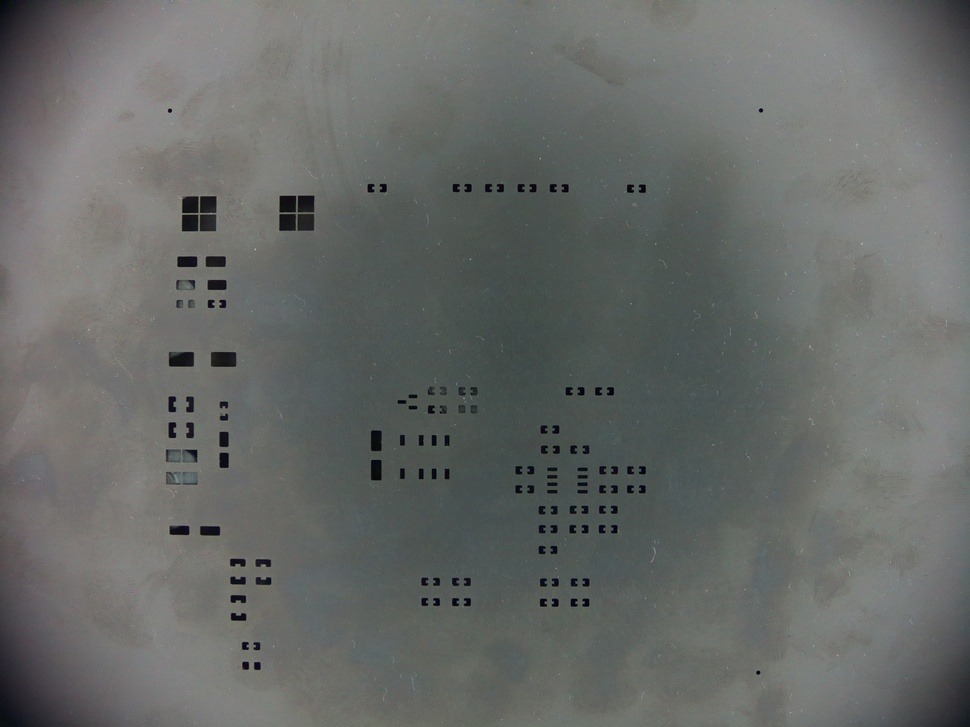
#> input picture Platinenprojekt/pictures/stencil.jpg, 970 x 727 px, shrunk from 4056 x 3040 before the run, found by its file name
$ python umwandlung_schablone_annika.py
#> lines starting #> are read from the running program, lines starting #| are printed output that depends on the picture; after the words box and inside, x2 and y2 are one past the last pixel; in counts of white or black regions, pixels touching at a corner belong together
import cv2
import os

def convert_to_black_white(image_path, threshold=100):
    """
    Konvertiert ein Bild in ein Schwarz-Weiß-Bild.
    Helle Bereiche (Pixelwerte > threshold) werden Weiß, der Rest wird Schwarz.

    :param image_path: Pfad zum Eingabebild
    :param threshold: Schwellenwert für die Helligkeit
    """
#> called with threshold = 100
    # Lade das Bild
    image = cv2.imread(image_path, cv2.IMREAD_GRAYSCALE)
#> image: shape (727, 970); min 0, max 188, mean 104.7
    if image is None:
        print(f"Fehler: Bild {image_path} konnte nicht geladen werden.")
        return

    # Wende den Threshold an
    _, black_white = cv2.threshold(image, threshold, 255, cv2.THRESH_BINARY)
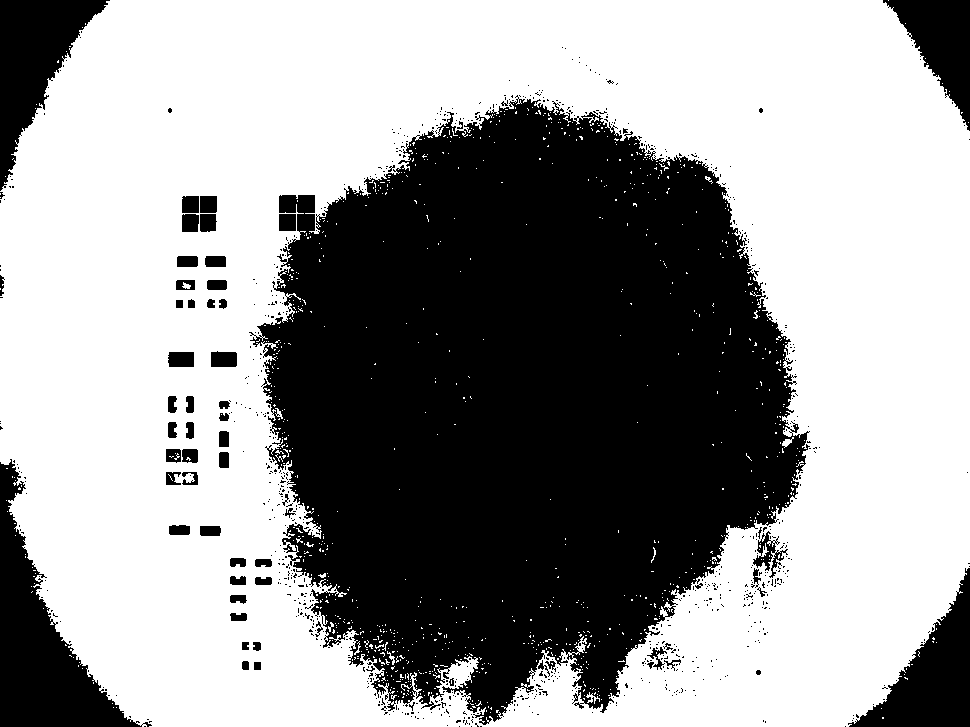
#> black_white: shape (727, 970); 59.8% white; 866 black regions (803 under 20 px), largest, box (x1, y1, x2, y2) and area: (249, 95, 810, 725) 237494, (0, 459, 152, 727) 13935, (0, 0, 110, 191) 9026

    # Erzeuge einen neuen Dateinamen mit angehängter Endung
    base_name, ext = os.path.splitext(image_path)
    output_path = f"{base_name}_bw{ext}"

    # Speichere das Schwarz-Weiß-Bild
    cv2.imwrite(output_path, black_white)
    print(f"Schwarz-Weiß-Bild gespeichert als: {output_path}")

    # [7 lines of commented-out code are left out]
if __name__ == "__main__":
    # Pfade anpassen
    input_image = "/home/pi/Desktop/Platinenprojekt/pictures/stencil.jpg"  # Eingabebild
    convert_to_black_white(input_image, threshold=100)

$ run again, with Platinenprojekt/pictures/pcb.jpg copied over Platinenprojekt/pictures/stencil.jpg
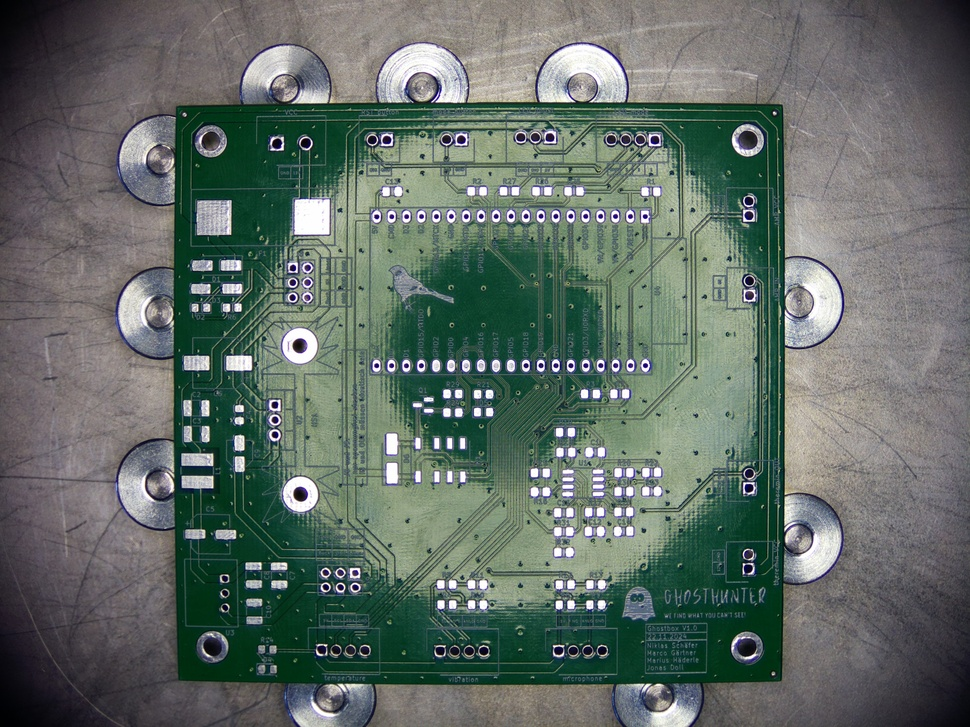
#> input picture Platinenprojekt/pictures/pcb.jpg, 970 x 727 px, shrunk from 4056 x 3040 before the run, found by its file name
#> in convert_to_black_white, `image = cv2.imread(image_path, cv2.IMREAD_GRAYSCALE)`:
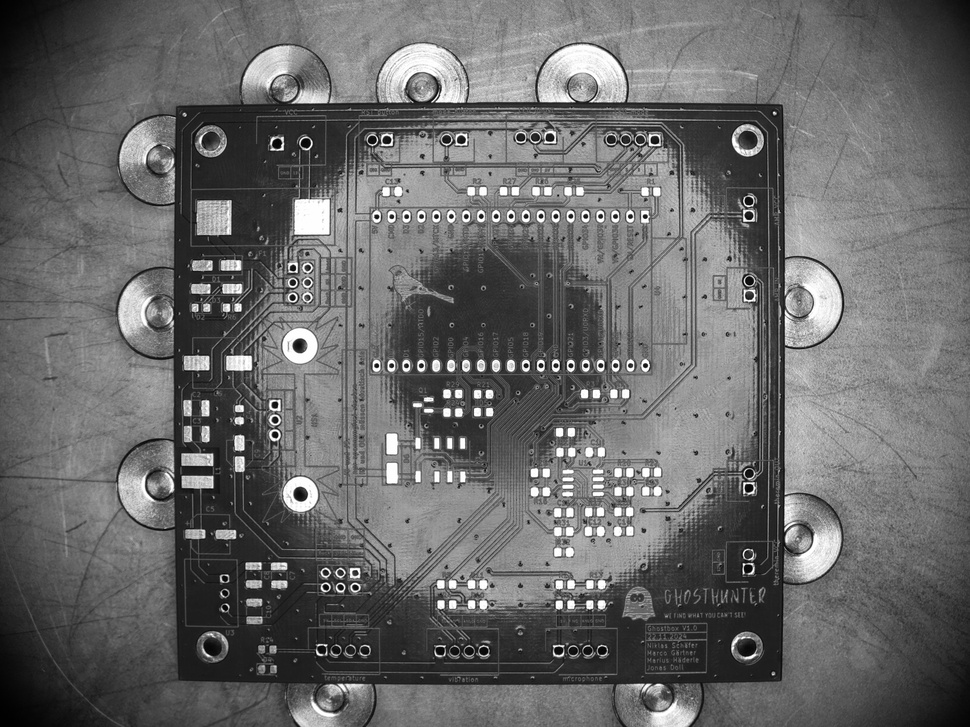
#> image: shape (727, 970); min 0, max 255, mean 104.4
#> in convert_to_black_white, `_, black_white = cv2.threshold(image, threshold, 255, cv2.THRESH_BINARY)`:
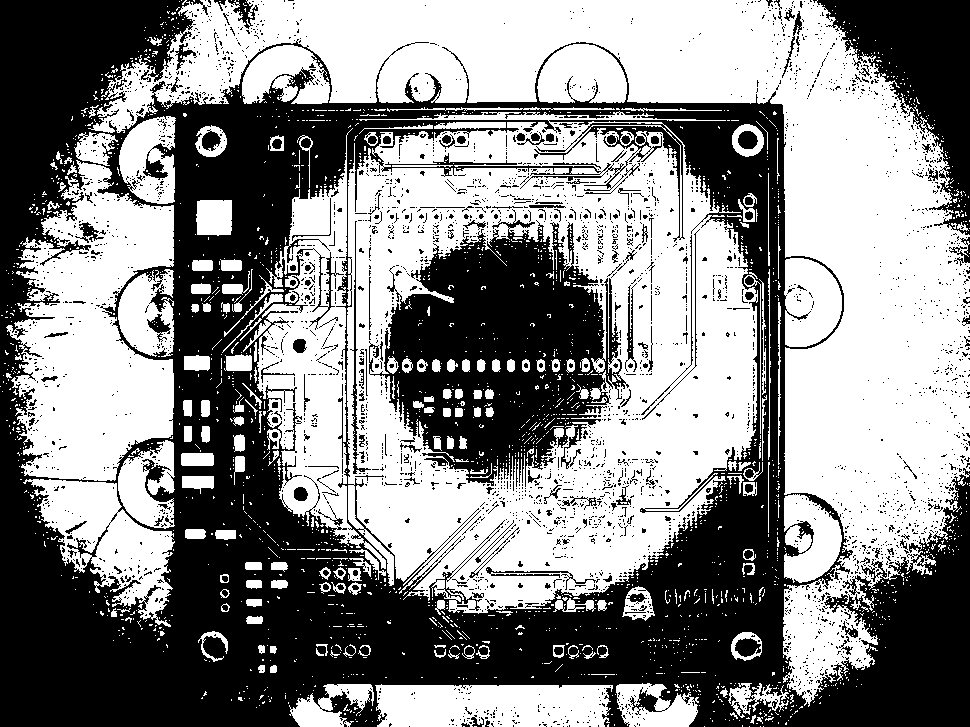
#> black_white: shape (727, 970); 53.8% white; 3363 black regions (3168 under 20 px), largest, box (x1, y1, x2, y2) and area: (0, 0, 970, 727) 249796, (369, 209, 629, 487) 38640, (813, 0, 970, 235) 15230
